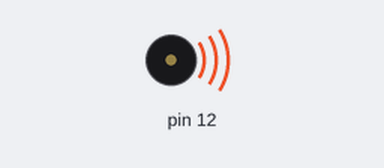
Bench run of a sketch on a simulated Arduino Uno, built with avr-gcc and run on an emulated ATmega328P. Parts: buzzer (waves = sounding).

Above: at 0.1 s.
At 35.4 s:
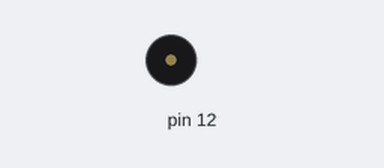
Timing chart, 0 to 36.9 s (numbered marks = the images above):
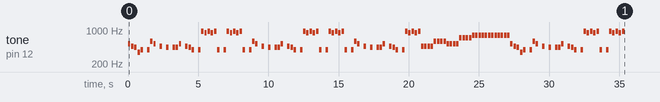

The sketch:

Buzzer_Tuned.ino
```cpp
/*  PLAY TUNES USING A BUZZER by ThinkLab 2020

    Buzzer/Speaker plays in the tune of Coffin Dance.
    Plays only once. Reset the Arduino to play the tune again

    References:
    1. Notes: https://www.mjmusicnotes.com/coffin-dance-keyboard-notes/
    2. Notes: https://pianoletternotes.blogspot.com/2020/04/coffin-dance-meme.html
    3. Code: https://github.com/Rahul24-06/Arduino-Coffin-Dance-Theme/blob/master/Coffin_dance_arduino/Coffin_dance_arduino.ino

    WIRING SETUP:
    Pin 12 (Arduino) > Buzzer(+) > Buzzer(-) > Ground (Arduino)


*/

#include "pitches.h"

int melody[] = {
  NOTE_C5, NOTE_AS4, NOTE_A4, NOTE_F4,    // B4 A4 GS4 E4 +1
  NOTE_G4, 0, NOTE_G4, NOTE_D5,           // FS4 __ FS4 CS5 +1
  NOTE_C5, 0, NOTE_AS4, 0,                // B4 __ A4 __ +1
  NOTE_A4, 0, NOTE_A4, NOTE_A4,           // GS4 __ GS4 GS4 +1
  NOTE_C5, 0, NOTE_AS4, NOTE_A4,          // B4 __ A4 GS4 +1
  NOTE_G4, 0, NOTE_G4, NOTE_AS5,          // FS4 __ FS4 A5 +1
  NOTE_A5, NOTE_AS5, NOTE_A5, NOTE_AS5,   // GS5 A5 GS5 A5 +1
  NOTE_G4, 0, NOTE_G4, NOTE_AS5,          // FS4 __ FS4 A5 +1
  NOTE_A5, NOTE_AS5, NOTE_A5, NOTE_AS5,   // GS5 A5 GS5 A5 +1
  NOTE_G4, 0, NOTE_G4, NOTE_D5,           // FS4 __ FS4 CS5 +1
  NOTE_C5, 0, NOTE_AS4, 0,                // B4 __ A4 __ +1
  NOTE_A4, 0, NOTE_A4, NOTE_A4,           // GS4 __ GS4 GS4 +1
  NOTE_C5, 0, NOTE_AS4, NOTE_A4,          // B4 __ A4 GS4 +1
  NOTE_G4, 0, NOTE_G4, NOTE_AS5,          // FS4 __ FS4 A5 +1
  NOTE_A5, NOTE_AS5, NOTE_A5, NOTE_AS5,   // GS5 A5 GS5 A5 +1
  NOTE_G4, 0, NOTE_G4, NOTE_AS5,          // FS4 __ FS4 A5 +1
  NOTE_A5, NOTE_AS5, NOTE_A5, NOTE_AS5,   // GS5 A5 GS5 A5 +1
  NOTE_G4, 0, NOTE_G4, NOTE_D5,           // FS4 __ FS4 CS5 +1
  NOTE_C5, 0, NOTE_AS4, 0,                // B4 __ A4 __ +1
  NOTE_A4, 0, NOTE_A4, NOTE_A4,           // GS4 __ GS4 GS4 +1
  NOTE_C5, 0, NOTE_AS4, NOTE_A4,          // B4 __ A4 GS4 +1
  NOTE_G4, 0, NOTE_G4, NOTE_AS5,          // FS4 __ FS4 A5 +1
  NOTE_A5, NOTE_AS5, NOTE_A5, NOTE_AS5,   // GS5 A5 GS5 A5 +1
  NOTE_AS4, NOTE_AS4, NOTE_AS4, NOTE_AS4, // A4 A4 A4 A4 +1
  NOTE_D5, NOTE_D5, NOTE_D5, NOTE_D5,     // CS5 CS5 CS5 CS5 +1
  NOTE_C5, NOTE_C5, NOTE_C5, NOTE_C5,     // B4 B4 B4 B4 +1
  NOTE_F5, NOTE_F5, NOTE_F5, NOTE_F5,     // E5 E5 E5 E5 +1
  NOTE_G5, NOTE_G5, NOTE_G5, NOTE_G5,     // FS5 FS5 FS5 FS5 +1
  NOTE_G5, NOTE_G5, NOTE_G5, NOTE_G5,     // FS5 FS5 FS5 FS5 +1
  NOTE_G5, NOTE_G5, NOTE_G5, NOTE_G5,     // FS5 FS5 FS5 FS5 +1
  NOTE_C5, NOTE_AS4, NOTE_A4, NOTE_F4,    // B4 A4 GS4 E4 +1
  NOTE_G4, 0, NOTE_G4, NOTE_D5,           // FS4 __ FS4 CS5 +1
  NOTE_C5, 0, NOTE_AS4, 0,                // B4 __ A4 __ +1
  NOTE_A4, 0, NOTE_A4, NOTE_A4,           // GS4 __ GS4 GS4 +1
  NOTE_C5, 0, NOTE_AS4, NOTE_A4,          // B4 __ A4 GS4 +1
  NOTE_G4, 0, NOTE_G4, NOTE_AS5,          // FS4 __ FS4 A5 +1
  NOTE_A5, NOTE_AS5, NOTE_A5, NOTE_AS5,   // GS5 A5 GS5 A5 +1
  NOTE_G4, 0, NOTE_G4, NOTE_AS5,          // FS4 __ FS4 A5 +1
  NOTE_A5, NOTE_AS5, NOTE_A5, NOTE_AS5,   // GS5 A5 GS5 A5 +
};

// note durations: 4 = quarter note, 8 = eighth note, etc.:
int noteDurations[] = {
  4, 4, 4, 4,
  4, 4, 4, 4,
  4, 4, 4, 4,
  4, 4, 4, 4,
  4, 4, 4, 4,
  4, 4, 4, 4,
  4, 4, 4, 4,
  4, 4, 4, 4,
  4, 4, 4, 4,
  4, 4, 4, 4,
  4, 4, 4, 4,
  4, 4, 4, 4,
  4, 4, 4, 4,
  4, 4, 4, 4,
  4, 4, 4, 4,
  4, 4, 4, 4,
  4, 4, 4, 4,
  4, 4, 4, 4,
  4, 4, 4, 4,
  4, 4, 4, 4,
  4, 4, 4, 4,
  4, 4, 4, 4,
  4, 4, 4, 4,
  4, 4, 4, 4,
  4, 4, 4, 4,
  4, 4, 4, 4,
  4, 4, 4, 4,
  4, 4, 4, 4,
  4, 4, 4, 4,
  4, 4, 4, 4,
  4, 4, 4, 4,
  4, 4, 4, 4,
  4, 4, 4, 4,
  4, 4, 4, 4,
  4, 4, 4, 4,
  4, 4, 4, 4,
  4, 4, 4, 4,
  4, 4, 4, 4,
  4, 4, 4, 4,
  4, 4, 4, 4,
};

void setup() {
  for (int thisNote = 0; thisNote < 156; thisNote++) {

    int noteDuration = 700 / noteDurations[thisNote];
    tone(12, melody[thisNote], noteDuration);

    int pauseBetweenNotes = noteDuration * 1.30;
    delay(pauseBetweenNotes);

    noTone(12);
  }
}

void loop() {
  // No need to repeat melody continously. Press reset button on Arduino to play again.
}
```

pitches.h
```cpp
/*************************************************
 * Public Constants
 *************************************************/

#define NOTE_B0  31
#define NOTE_C1  33
#define NOTE_CS1 35
#define NOTE_D1  37
#define NOTE_DS1 39
#define NOTE_E1  41
#define NOTE_F1  44
#define NOTE_FS1 46
#define NOTE_G1  49
#define NOTE_GS1 52
#define NOTE_A1  55
#define NOTE_AS1 58
#define NOTE_B1  62
#define NOTE_C2  65
#define NOTE_CS2 69
#define NOTE_D2  73
#define NOTE_DS2 78
#define NOTE_E2  82
#define NOTE_F2  87
#define NOTE_FS2 93
#define NOTE_G2  98
#define NOTE_GS2 104
#define NOTE_A2  110
#define NOTE_AS2 117
#define NOTE_B2  123
#define NOTE_C3  131
#define NOTE_CS3 139
#define NOTE_D3  147
#define NOTE_DS3 156
#define NOTE_E3  165
#define NOTE_F3  175
#define NOTE_FS3 185
#define NOTE_G3  196
#define NOTE_GS3 208
#define NOTE_A3  220
#define NOTE_AS3 233
#define NOTE_B3  247
#define NOTE_C4  262
#define NOTE_CS4 277
#define NOTE_D4  294
#define NOTE_DS4 311
#define NOTE_E4  330
#define NOTE_F4  349
#define NOTE_FS4 370
#define NOTE_G4  392
#define NOTE_GS4 415
#define NOTE_A4  440
#define NOTE_AS4 466
#define NOTE_B4  494
#define NOTE_C5  523
#define NOTE_CS5 554
#define NOTE_D5  587
#define NOTE_DS5 622
#define NOTE_E5  659
#define NOTE_F5  698
#define NOTE_FS5 740
#define NOTE_G5  784
#define NOTE_GS5 831
#define NOTE_A5  880
#define NOTE_AS5 932
#define NOTE_B5  988
#define NOTE_C6  1047
#define NOTE_CS6 1109
#define NOTE_D6  1175
#define NOTE_DS6 1245
#define NOTE_E6  1319
#define NOTE_F6  1397
#define NOTE_FS6 1480
#define NOTE_G6  1568
#define NOTE_GS6 1661
#define NOTE_A6  1760
#define NOTE_AS6 1865
#define NOTE_B6  1976
#define NOTE_C7  2093
#define NOTE_CS7 2217
#define NOTE_D7  2349
#define NOTE_DS7 2489
#define NOTE_E7  2637
#define NOTE_F7  2794
#define NOTE_FS7 2960
#define NOTE_G7  3136
#define NOTE_GS7 3322
#define NOTE_A7  3520
#define NOTE_AS7 3729
#define NOTE_B7  3951
#define NOTE_C8  4186
#define NOTE_CS8 4435
#define NOTE_D8  4699
#define NOTE_DS8 4978
```
